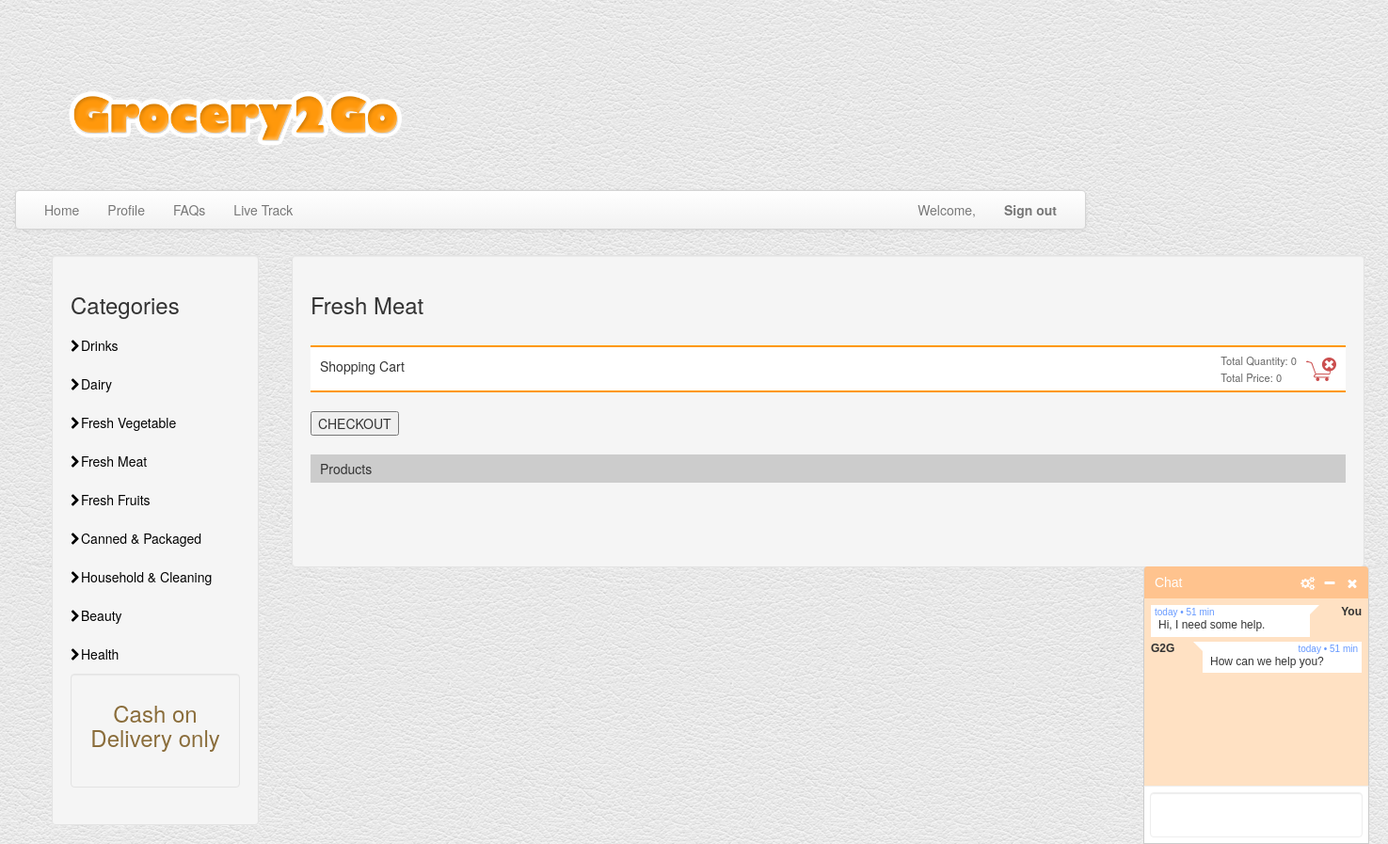
The app's page /shop-cart/r-freshmeat.php, older data.
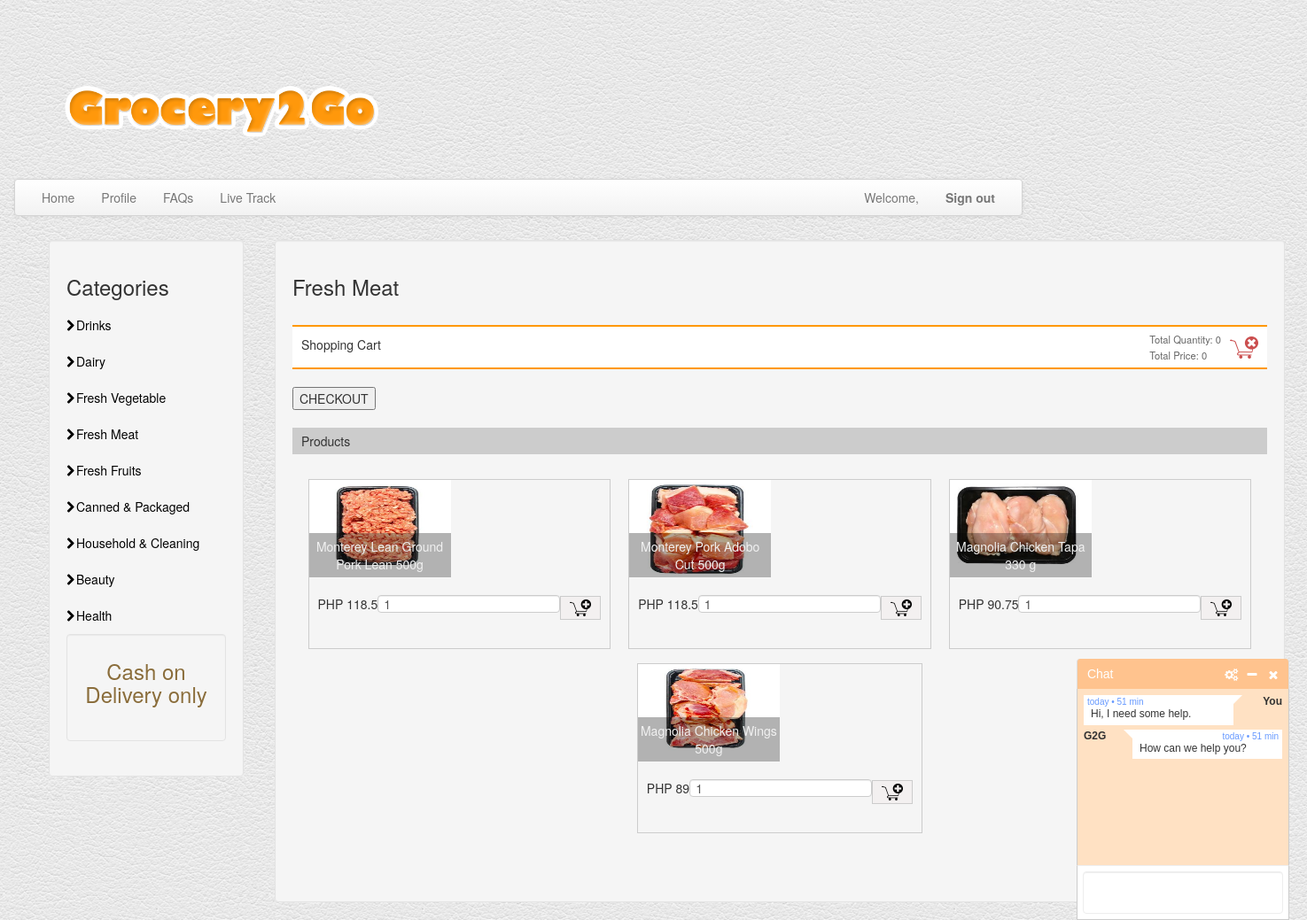
The same page, newer data.
### tables this page shows
CREATE TABLE `tbl_product` (
  `id` int(8) NOT NULL,
  `name` varchar(255) NOT NULL,
  `itm_descrip` varchar(250) NOT NULL,
  `code` varchar(255) NOT NULL,
  `image` text NOT NULL,
  `price` double(10,2) NOT NULL,
  `gm_id` int(11) NOT NULL,
  `categ_id` int(11) NOT NULL
);

### shop-cart/ShoppingCart.php (called while the page is built, shortened)
<?php
require_once "DBController.php";
class ShoppingCart extends DBController
{
    function getAllProduct()
    {
        $query = "SELECT * FROM tbl_product";
        $productResult = $this->getDBResult($query);
        return $productResult;
    }
}

### shop-cart/DBController.php (called while the page is built, shortened)
<?php
class DBController
{
    private $host = "localhost";
    private $user = "root";
    private $password = "";
    private $database = "grocery2go";
    private static $conn;
    function __construct()
    {
        $this->conn = mysqli_connect($this->host, $this->user, $this->password, $this->database);
    }
    function getDBResult($query, $params = array())
    {
        $sql_statement = $this->conn->prepare($query);
        $sql_statement->execute();
        $result = $sql_statement->get_result();
        if ($result->num_rows > 0) {
            while ($row = $result->fetch_assoc()) {
                $resultset[] = $row;
            }
        }
        if (! empty($resultset)) {
            return $resultset;
        }
    }
}

### shop-cart/r-freshmeat-list.php (the view)
<div id="product-grid">
    <div class="txt-heading">
        <div class="txt-heading-label">Products</div>
    </div>
    <?php
    $query = "SELECT * FROM rustans_product";
    $product_array = $shoppingCart->getAllProduct($query);
    if (! empty($product_array)) {
        foreach ($product_array as $key => $value) {
          if ($product_array[$key]["categ_id"] == 4  && $product_array[$key]["gm_id"] == 1) {
            ?>
        <div class="product-item">
        <form method="post"
            action="r-freshmeat.php?action=add&code=<?php echo $product_array[$key]["code"]; ?>">
            <div class="product-image">
                <img src="<?php echo $product_array[$key]["image"]; ?>">
                <div class="product-title">
                    <?php echo $product_array[$key]["name"]; ?>
                    <?php echo $product_array[$key]["itm_descrip"]; ?>
                </div>
            </div>
            <div class="product-footer">
                <div class="float-right">
                    <input type="text" name="quantity" value="1"
                        size="2" class="input-cart-quantity" /><input type="image"
                        src="add-to-cart.png" class="btnAddAction" />
                </div>
                <div class="product-price float-left" id="product-price-<?php echo $product_array[$key]["code"]; ?>"><?php echo "PHP ".$product_array[$key]["price"]; ?></div>
            </div>
        </form>
    </div>
    <?php }
        }
    }
    ?>
</div>

Row changes from the older to the newer data that the page shows:
added tbl_product: shows a picture, name "Monterey Lean Ground Pork Lean", itm_descrip "500g", price "118.5"
added tbl_product: shows a picture, name "Monterey Pork Adobo Cut", itm_descrip "500g", price "118.5"
added tbl_product: shows a picture, name "Magnolia Chicken Tapa", itm_descrip "330 g", price "90.75"
added tbl_product: shows a picture, name "Magnolia Chicken Wings", itm_descrip "500g", price "89"
